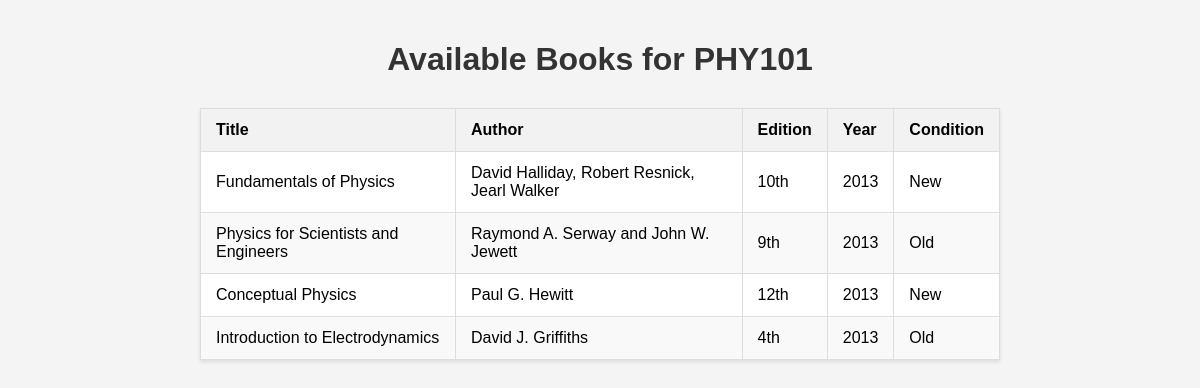
The app's page /textbooks/PHY101/ with its own data.
### textbooks/models.py (models this page shows, shortened)
class Textbook(models.Model):
    CONDITION_CHOICES = [
        ('new', 'New'),
        ('written', 'Written'),
        ('old', 'Old'),
    ]
    title = models.CharField(max_length=255)
    author = models.CharField(max_length=255)
    edition = models.CharField(max_length=50, blank=True, null=True)
    year = models.IntegerField(null=True, blank=True)
    course_code = models.CharField(max_length=20)
    availability = models.BooleanField(default=True)
    condition = models.CharField(max_length=10, choices=CONDITION_CHOICES)

### textbooks/views.py (the view)
# urls.py: path('textbooks/<str:course_code>/', views.textbooks_by_course_code, name='textbooks_by_course'),
def textbooks_by_course_code(request, course_code):
    textbooks = Textbook.objects.filter(course_code=course_code, availability=True)
    context = {'textbooks': textbooks, 'course_code': course_code}
    return render(request, 'textbooks_by_coursecode.html', context)

### textbooks/templates/textbooks_by_coursecode.html (shortened to what this page needs)
<!DOCTYPE html>
<html>
<head>
</head>
<body>
    <h1>Available Books for {{ course_code }}</h1>
    {% if textbooks %}
    <table>
        <thead>
            <tr>
                <th>Title</th>
                <th>Author</th>
                <th>Edition</th>
                <th>Year</th>
                <th>Condition</th>
            </tr>
        </thead>
        <tbody>
            {% for textbook in textbooks %}
            <tr>
                <td>{{ textbook.title }}</td>
                <td>{{ textbook.author }}</td>
                <td>{{ textbook.edition|default:"-" }}</td>
                <td>{{ textbook.year|default:"-" }}</td>
                <td>{{ textbook.get_condition_display }}</td>
            </tr>
            {% endfor %}
        </tbody>
    </table>
    {% else %}
    <p>No textbooks are currently available</p>
    {% endif %}
</body>
</html>

### textbooks/templates/textbooks_by_coursecode.html (style rules this page uses)
body { font-family: Arial, sans-serif; background-color: #f4f4f4; margin: 0; padding: 20px; }
h1 { color: #333; text-align: center; margin-bottom: 30px; }
table { width: 100%; max-width: 800px; margin: 0 auto 20px auto; border-collapse: collapse; background-color: #fff; box-shadow: 0 2px 4px rgba(0,0,0,0.1); }
th, td { padding: 12px 15px; border: 1px solid #ddd; text-align: left; }
th { background-color: #f2f2f2; font-weight: bold; }
tr:nth-child(even) { background-color: #f9f9f9; }

### records on screen
Textbook: title "Fundamentals of Physics", author "David Halliday, Robert Resnick, Jearl Walker", edition "10th", year "2013", condition "New"
Textbook: title "Physics for Scientists and Engineers", author "Raymond A. Serway and John W. Jewett", edition "9th", year "2013", condition "Old"
Textbook: title "Conceptual Physics", author "Paul G. Hewitt", edition "12th", year "2013", condition "New"
Textbook: title "Introduction to Electrodynamics", author "David J. Griffiths", edition "4th", year "2013", condition "Old"

### other values on screen
{{ course_code }} "PHY101"
